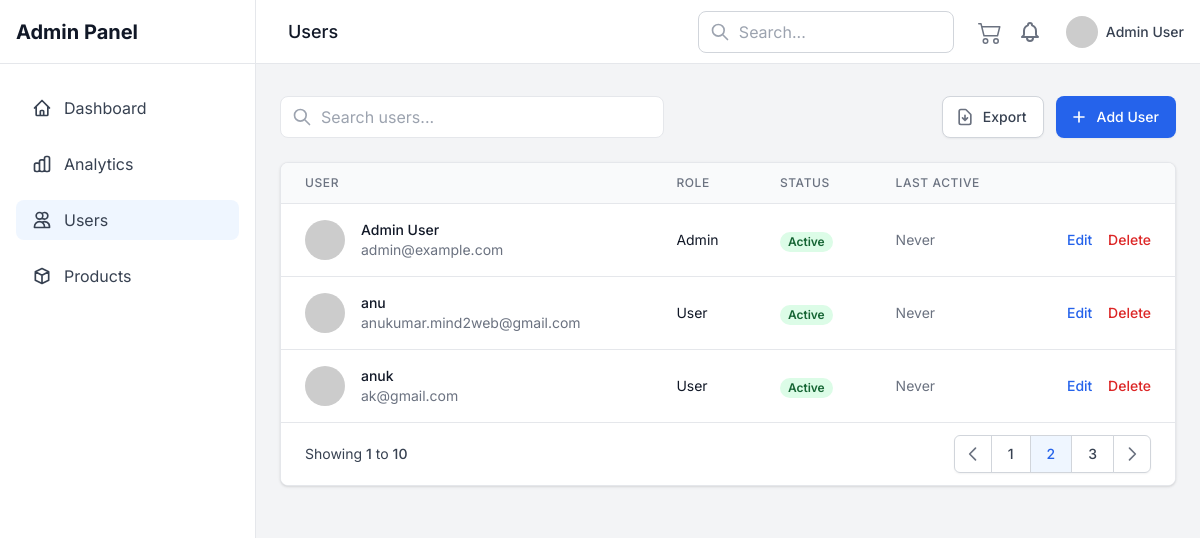
Page /users-page on the committed database.
### backend/models.py (models this page shows)
class User(Base):
    __tablename__ = "users"
    id = Column(Integer, primary_key=True, index=True)
    email = Column(String, unique=True, index=True)
    name = Column(String)
    hashed_password = Column(String)
    role = Column(String, default="user")
    is_active = Column(Boolean, default=True)
    created_at = Column(DateTime, default=datetime.utcnow)
    cart = relationship('Cart', back_populates='user', uselist=False)

### backend/main.py (the view)
@app.get("/users-page", response_class=HTMLResponse, name="users_page")
async def users_page(request: Request, skip: int = 0, limit: int = 10, db: Session = Depends(get_db)):
    user = {"id": 1, "name": "Admin User", "email": "admin@example.com", "role": "admin"}
    try:
        users = db.query(models.User).offset(skip).limit(limit).all()
        total_users_count = db.query(models.User).count()
    except Exception as e:
        return JSONResponse(
            content={"detail": f"Failed to fetch users: {e}"},
            status_code=500
        )
    return templates.TemplateResponse("users.html", {
        "request": request,
        "user": user,
        "users": users,
        "pagination": {"skip": skip, "limit": limit},
        "total_users_count": total_users_count  # Pass total users count
    })

### frontend/templates/users.html (shortened to what this page needs)
{% extends "base.html" %}
{% block content %}
<section class="p-6 pt-24 bg-gray-100">
    <div class="max-w-7xl mx-auto">
        <div class="mb-6 flex flex-col sm:flex-row justify-between gap-4">
            <div class="flex-1 max-w-sm">
                <div class="relative">
                    <input type="search"
                           placeholder="Search users..."
                           class="w-full pl-10 pr-4 py-2 border border-gray-200 rounded-lg focus:ring-2 focus:ring-blue-500 focus:border-transparent">
                    <div class="absolute inset-y-0 left-0 pl-3 flex items-center pointer-events-none">
                    </div>
                </div>
            </div>
            <div class="flex gap-3">
                <button type="button"
                        class="inline-flex items-center px-4 py-2 border border-gray-300 rounded-lg shadow-sm text-sm font-medium text-gray-700 bg-white hover:bg-gray-50 focus:outline-none focus:ring-2 focus:ring-offset-2 focus:ring-blue-500">
                    <svg class="-ml-1 mr-2 h-5 w-5 text-gray-500" fill="none" stroke="currentColor" viewBox="0 0 24 24">
                        <path stroke-linecap="round" stroke-linejoin="round" stroke-width="2" d="M12 10v6m0 0l-3-3m3 3l3-3m2 8H7a2 2 0 01-2-2V5a2 2 0 012-2h5.586a1 1 0 01.707.293l5.414 5.414a1 1 0 01.293.707V19a2 2 0 01-2 2z"></path>
                    </svg>
                    Export
                </button>
                <button type="button" data-action="create-user"
                        class="inline-flex items-center px-4 py-2 border border-transparent rounded-lg shadow-sm text-sm font-medium text-white bg-blue-600 hover:bg-blue-700 focus:outline-none focus:ring-2 focus:ring-offset-2 focus:ring-blue-500">
                    <svg class="-ml-1 mr-2 h-5 w-5" fill="none" stroke="currentColor" viewBox="0 0 24 24">
                        <path stroke-linecap="round" stroke-linejoin="round" stroke-width="2" d="M12 6v6m0 0v6m0-6h6m-6 0H6"></path>
                    </svg>
                    Add User
                </button>
            </div>
        </div>
        <div class="bg-white shadow overflow-hidden rounded-lg border border-gray-200">
            <table class="min-w-full divide-y divide-gray-200">
                <thead class="bg-gray-50">
                    <tr>
                        <th scope="col" class="px-6 py-3 text-left text-xs font-medium text-gray-500 uppercase tracking-wider">
                            User
                        </th>
                        <th scope="col" class="px-6 py-3 text-left text-xs font-medium text-gray-500 uppercase tracking-wider">
                            Role
                        </th>
                        <th scope="col" class="px-6 py-3 text-left text-xs font-medium text-gray-500 uppercase tracking-wider">
                            Status
                        </th>
                        <th scope="col" class="px-6 py-3 text-left text-xs font-medium text-gray-500 uppercase tracking-wider">
                            Last Active
                        </th>
                        <th scope="col" class="relative px-6 py-3">
                        </th>
                    </tr>
                </thead>
                <tbody class="bg-white divide-y divide-gray-200">
                    {% for user in users %}
                    <tr>
                        <td class="px-6 py-4 whitespace-nowrap">
                            <div class="flex items-center">
                                <div class="flex-shrink-0 h-10 w-10">
                                    <img class="h-10 w-10 rounded-full"
                                         src="https://ui-avatars.com/api/?name={{ user.name }}&background=random"
                                         alt="{{ user.name }}">
                                </div>
                                <div class="ml-4">
                                    <div class="text-sm font-medium text-gray-900">{{ user.name }}</div>
                                    <div class="text-sm text-gray-500">{{ user.email }}</div>
                                </div>
                            </div>
                        </td>
                        <td class="px-6 py-4 whitespace-nowrap">
                            <div class="text-sm text-gray-900">{{ user.role|title }}</div>
                        </td>
                        <td class="px-6 py-4 whitespace-nowrap">
                            <span class="px-2 inline-flex text-xs leading-5 font-semibold rounded-full
                                       {% if user.is_active %}
                                       bg-green-100 text-green-800
                                       {% else %}
                                       bg-red-100 text-red-800
                                       {% endif %}">
                                {{ "Active" if user.is_active else "Inactive" }}
                            </span>
                        </td>
                        <td class="px-6 py-4 whitespace-nowrap text-sm text-gray-500">
                            {{ user.last_active|default("Never", true) }}
                        </td>
                        <td class="px-6 py-4 whitespace-nowrap text-right text-sm font-medium">
                            <button class="text-blue-600 hover:text-blue-900 mr-3" onclick="openEditModal('{{ user.id }}', '{{ user.name }}', '{{ user.email }}', '{{ user.role }}')">Edit</button>
                            <button class="text-red-600 hover:text-red-900" onclick="openDeleteModal('{{ user.id }}')">Delete</button>
                        </td>
                    </tr>
                    {% endfor %}
                </tbody>
            </table>
            <div class="bg-white px-4 py-3 border-t border-gray-200 sm:px-6">
                <div class="flex items-center justify-between">
                    <div class="hidden sm:flex-1 sm:flex sm:items-center sm:justify-between">
                        <div>
                            <p class="text-sm text-gray-700">
                                Showing <span class="font-medium">{{ pagination.skip + 1 }}</span>
                                to <span class="font-medium">{{ pagination.skip + pagination.limit }}</span>
                            </p>
                        </div>
                        <div>
                            <nav class="relative z-0 inline-flex rounded-md shadow-sm -space-x-px" aria-label="Pagination">
                                <button class="relative inline-flex items-center px-2 py-2 rounded-l-md border border-gray-300 bg-white text-sm font-medium text-gray-500 hover:bg-gray-50">
                                    <svg class="h-5 w-5" fill="none" stroke="currentColor" viewBox="0 0 24 24">
                                        <path stroke-linecap="round" stroke-linejoin="round" stroke-width="2" d="M15 19l-7-7 7-7"></path>
                                    </svg>
                                </button>
                                <button class="relative inline-flex items-center px-4 py-2 border border-gray-300 bg-white text-sm font-medium text-gray-700 hover:bg-gray-50">1</button>
                                <button class="relative inline-flex items-center px-4 py-2 border border-gray-300 bg-blue-50 text-sm font-medium text-blue-600 hover:bg-blue-100">2</button>
                                <button class="relative inline-flex items-center px-4 py-2 border border-gray-300 bg-white text-sm font-medium text-gray-700 hover:bg-gray-50">3</button>
                                <button class="relative inline-flex items-center px-2 py-2 rounded-r-md border border-gray-300 bg-white text-sm font-medium text-gray-500 hover:bg-gray-50">
                                    <svg class="h-5 w-5" fill="none" stroke="currentColor" viewBox="0 0 24 24">
                                        <path stroke-linecap="round" stroke-linejoin="round" stroke-width="2" d="M9 5l7 7-7 7"></path>
                                    </svg>
                                </button>
                            </nav>
                        </div>
                    </div>
                </div>
            </div>
        </div>
    </div>
</section>
{% endblock %}

### frontend/templates/base.html (shortened to what this page needs)
<!DOCTYPE html>
<html lang="en" class="scroll-smooth">
<head>
    <script src="https://cdn.tailwindcss.com"></script>
    <link rel="stylesheet" href="https://cdnjs.cloudflare.com/ajax/libs/font-awesome/6.5.1/css/all.min.css">
</head>
<body class="bg-gray-100">
    {% if not hide_sidebar %}
        {% include "components/sidebar.html" %}
    {% endif %}
    <div class="lg:pl-64">
        {% if not hide_header %}
            {% include "components/header.html" %}
        {% endif %}
        {% block content %}{% endblock %}
    </div>
</body>
</html>

### frontend/templates/components/sidebar.html (shortened to what this page needs)
<div class="fixed inset-y-0 left-0 w-64 bg-white border-r border-gray-200 z-30">
    <div class="h-16 flex items-center justify-between px-4 border-b border-gray-200">
        <a href="/" class="flex items-center">
            <span class="text-xl font-bold text-gray-900">Admin Panel</span>
        </a>
    </div>
    <nav class="mt-6 px-4">
        <div class="space-y-4">
            <a href="/dashboard"
               class="flex items-center px-4 py-2 text-gray-700 hover:bg-gray-100 rounded-lg
                      {% if request.url.path == '/dashboard' %}bg-blue-50 text-blue-600{% endif %}">
                <svg class="w-5 h-5 mr-3" fill="none" stroke="currentColor" viewBox="0 0 24 24">
                    <path stroke-linecap="round" stroke-linejoin="round" stroke-width="2"
                          d="M3 12l2-2m0 0l7-7 7 7M5 10v10a1 1 0 001 1h3m10-11l2 2m-2-2v10a1 1 0 01-1 1h-3m-6 0a1 1 0 001-1v-4a1 1 0 011-1h2a1 1 0 011 1v4a1 1 0 001 1m-6 0h6"></path>
                </svg>
                Dashboard
            </a>
            <a href="/analytics"
               class="flex items-center px-4 py-2 text-gray-700 hover:bg-gray-100 rounded-lg
                      {% if request.url.path == '/analytics' %}bg-blue-50 text-blue-600{% endif %}">
                Analytics
            </a>
            <a href="/users-page"
               class="flex items-center px-4 py-2 text-gray-700 hover:bg-gray-100 rounded-lg
                      {% if request.url.path == '/users-page' %}bg-blue-50 text-blue-600{% endif %}">
                <svg class="w-5 h-5 mr-3" fill="none" stroke="currentColor" viewBox="0 0 24 24">
                    <path stroke-linecap="round" stroke-linejoin="round" stroke-width="2"
                          d="M12 4.354a4 4 0 110 5.292M15 21H3v-1a6 6 0 0112 0v1zm0 0h6v-1a6 6 0 00-9-5.197M13 7a4 4 0 11-8 0 4 4 0 018 0z"></path>
                </svg>
                Users
            </a>
            <a href="/products-page"
               class="flex items-center px-4 py-2 text-gray-700 hover:bg-gray-100 rounded-lg
                      {% if request.url.path == '/products-page' %}bg-blue-50 text-blue-600{% endif %}">
                <svg class="w-5 h-5 mr-3" fill="none" stroke="currentColor" viewBox="0 0 24 24">
                    <path stroke-linecap="round" stroke-linejoin="round" stroke-width="2"
                          d="M20 7l-8-4-8 4m16 0l-8 4m8-4v10l-8 4m0-10L4 7m8 4v10M4 7v10l8 4"></path>
                </svg>
                Products
            </a>
        </div>
    </nav>
</div>

### frontend/templates/components/header.html (shortened to what this page needs)
<header
  class="fixed top-0 right-0 left-64 h-16 bg-white border-b border-gray-200 z-20"
>
  <div class="h-full px-4 flex items-center justify-between">
    <div class="flex items-center">
      <div class="ml-4">
        <h1 class="text-lg font-medium text-gray-900">
          {% if request.url.path == '/dashboard' %} Dashboard {% elif
          request.url.path == '/analytics' %} Analytics {% elif request.url.path
          == '/users-page' %} Users {% elif request.url.path == '/products-page'
          %} Products {% else %} Admin Panel {% endif %}
        </h1>
      </div>
    </div>
    <div class="flex items-center">
      <div class="relative mx-4">
        <input
          type="search"
          placeholder="Search..."
          class="w-64 pl-10 pr-4 py-2 border border-gray-300 rounded-lg focus:ring-2 focus:ring-blue-500 focus:border-transparent"
        />
        <div
          class="absolute inset-y-0 left-0 pl-3 flex items-center pointer-events-none"
        >
        </div>
      </div>
      <button type="button" class="p-2 text-gray-500 hover:text-gray-600" onclick="openCartModal()">
      </button>
      <button type="button" class="p-2 text-gray-500 hover:text-gray-600">
      </button>
      <div class="ml-4 relative">
        <button type="button" class="flex items-center">
          <img
            class="h-8 w-8 rounded-full"
            src="https://ui-avatars.com/api/?name={{ user.name }}&background=random"
            alt="{{ user.name }}"
          />
          <span class="ml-2 text-sm font-medium text-gray-700"
            >{{ user.name }}</span
          >
        </button>
      </div>
    </div>
  </div>
</header>

### frontend/templates/base.html (style rules this page uses)
* { -ms-overflow-style: none; scrollbar-width: none; }
* { -webkit-tap-highlight-color: transparent; }
body { text-rendering: optimizeLegibility; -webkit-font-smoothing: antialiased; -moz-osx-font-smoothing: grayscale; }

### rows in the picture
User: name "Admin User", email "admin@example.com", role "Admin", is_active "Active", last_active "Never"
User: name "anu", email "anukumar.mind2web@gmail.com", role "User", is_active "Active", last_active "Never"
User: name "anuk", email "ak@gmail.com", role "User", is_active "Active", last_active "Never"

### other values in the picture
{{ pagination.skip + 1 }} "1"
{{ pagination.skip + pagination.limit }} "10"
